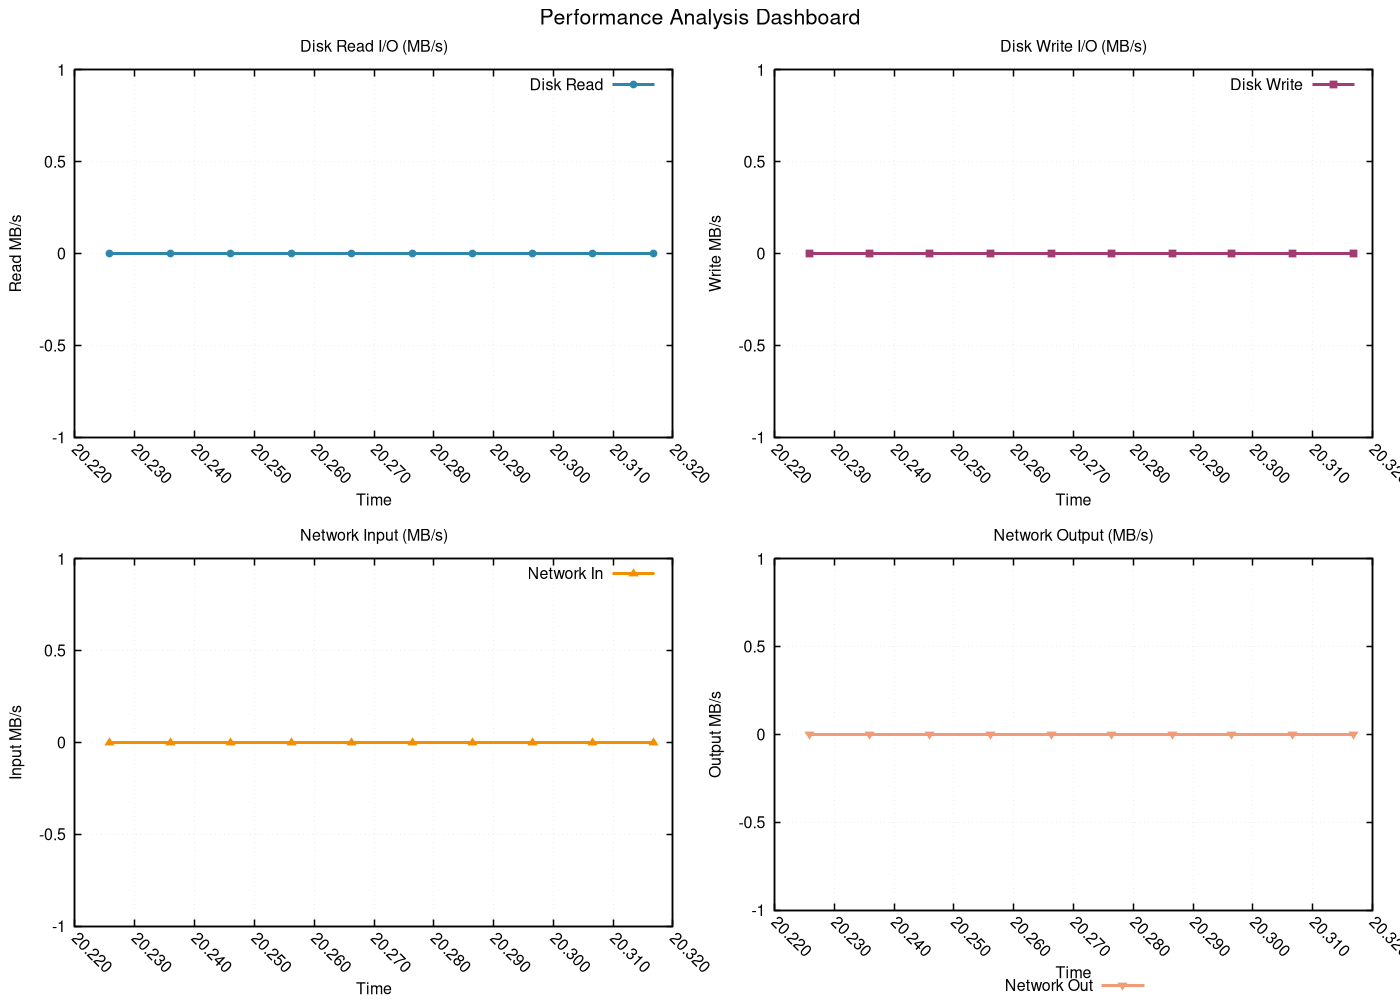

This chart was generated by the following gnuplot code:
# GNUplot script for performance metrics
set terminal pngcairo enhanced font 'Helvetica,12' size 1400,1000
set output 'png/fibonacci_iterative_20260131_225122_resources.png'

set multiplot layout 2,2 title 'Performance Analysis Dashboard' font 'Helvetica,16'
set style line 1 lc rgb '#2E86AB' lt 1 lw 3 pt 7 ps 0.8
set style line 2 lc rgb '#A23B72' lt 1 lw 3 pt 5 ps 0.8
set style line 3 lc rgb '#F18F01' lt 1 lw 3 pt 9 ps 0.8
set style line 4 lc rgb '#F19C79' lt 1 lw 3 pt 11 ps 0.8
set style line 5 lc rgb '#0ABB9F' lt 1 lw 3 pt 13 ps 0.8

set format x "%.3f"
set xtics rotate by -45
set autoscale x

set title 'Disk Read I/O (MB/s)'
set xlabel 'Time'
set ylabel 'Read MB/s'
set grid linestyle 1 lc rgb '#D3D3D3' lt 0 lw 1
set border linewidth 1.5
plot 'png/fibonacci_iterative_20260131_225122_resources.dat' using 1:4 with linespoints ls 1 title 'Disk Read'
set title 'Disk Write I/O (MB/s)'
set xlabel 'Time'
set ylabel 'Write MB/s'
set grid linestyle 1 lc rgb '#D3D3D3' lt 0 lw 1
set border linewidth 1.5
plot 'png/fibonacci_iterative_20260131_225122_resources.dat' using 1:5 with linespoints ls 2 title 'Disk Write'
set title 'Network Input (MB/s)'
set xlabel 'Time'
set ylabel 'Input MB/s'
set grid linestyle 1 lc rgb '#D3D3D3' lt 0 lw 1
set border linewidth 1.5
plot 'png/fibonacci_iterative_20260131_225122_resources.dat' using 1:6 with linespoints ls 3 title 'Network In'
set title 'Network Output (MB/s)'
set xlabel 'Time'
set ylabel 'Output MB/s'
set grid linestyle 1 lc rgb '#D3D3D3' lt 0 lw 1
set border linewidth 1.5
set key outside center bottom horizontal
plot 'png/fibonacci_iterative_20260131_225122_resources.dat' using 1:7 with linespoints ls 4 title 'Network Out'
unset multiplot
